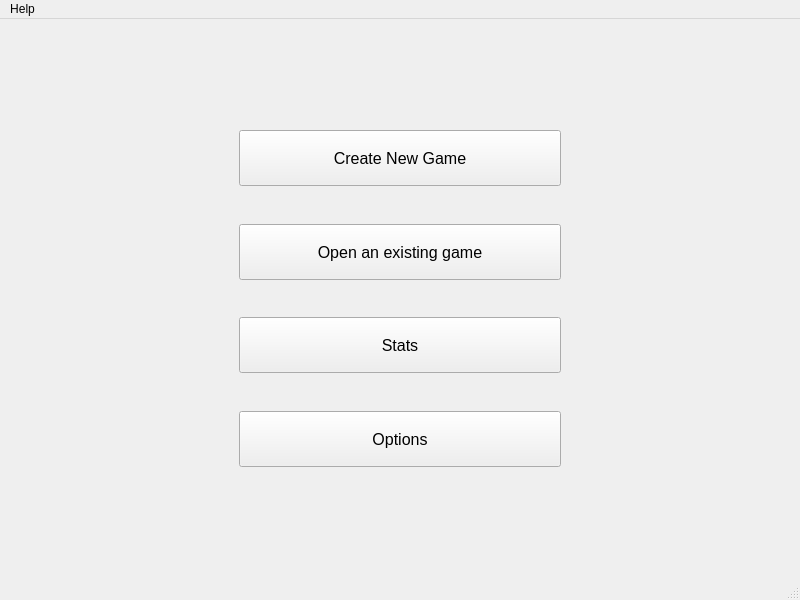
<?xml version="1.0" encoding="UTF-8"?>
<ui version="4.0">
 <class>MainWindow</class>
 <widget class="QMainWindow" name="MainWindow">
  <property name="geometry">
   <rect>
    <x>0</x>
    <y>0</y>
    <width>800</width>
    <height>600</height>
   </rect>
  </property>
  <property name="minimumSize">
   <size>
    <width>800</width>
    <height>600</height>
   </size>
  </property>
  <property name="windowTitle">
   <string>MainWindow</string>
  </property>
  <property name="styleSheet">
   <string notr="true"/>
  </property>
  <widget class="QWidget" name="centralwidget">
   <layout class="QVBoxLayout" name="verticalLayout_2">
    <item>
     <layout class="QHBoxLayout" name="horizontalLayout" stretch="15,23,15">
      <item>
       <spacer name="horizontalSpacer">
        <property name="orientation">
         <enum>Qt::Horizontal</enum>
        </property>
        <property name="sizeHint" stdset="0">
         <size>
          <width>40</width>
          <height>20</height>
         </size>
        </property>
       </spacer>
      </item>
      <item>
       <widget class="QWidget" name="widget" native="true">
        <property name="sizePolicy">
         <sizepolicy hsizetype="Preferred" vsizetype="Preferred">
          <horstretch>1</horstretch>
          <verstretch>0</verstretch>
         </sizepolicy>
        </property>
        <layout class="QVBoxLayout" name="verticalLayout" stretch="5,1,2,1,2,1,2,1,5">
         <property name="spacing">
          <number>0</number>
         </property>
         <item>
          <spacer name="verticalSpacer_5">
           <property name="orientation">
            <enum>Qt::Vertical</enum>
           </property>
           <property name="sizeHint" stdset="0">
            <size>
             <width>20</width>
             <height>40</height>
            </size>
           </property>
          </spacer>
         </item>
         <item>
          <widget class="QPushButton" name="new_btn">
           <property name="sizePolicy">
            <sizepolicy hsizetype="Minimum" vsizetype="Fixed">
             <horstretch>1</horstretch>
             <verstretch>1</verstretch>
            </sizepolicy>
           </property>
           <property name="minimumSize">
            <size>
             <width>0</width>
             <height>56</height>
            </size>
           </property>
           <property name="font">
            <font>
             <family>Segoe UI</family>
             <pointsize>12</pointsize>
            </font>
           </property>
           <property name="styleSheet">
            <string notr="true"/>
           </property>
           <property name="text">
            <string>Create New Game</string>
           </property>
          </widget>
         </item>
         <item>
          <spacer name="verticalSpacer_4">
           <property name="orientation">
            <enum>Qt::Vertical</enum>
           </property>
           <property name="sizeHint" stdset="0">
            <size>
             <width>20</width>
             <height>40</height>
            </size>
           </property>
          </spacer>
         </item>
         <item>
          <widget class="QPushButton" name="open_btn">
           <property name="sizePolicy">
            <sizepolicy hsizetype="Minimum" vsizetype="Fixed">
             <horstretch>1</horstretch>
             <verstretch>0</verstretch>
            </sizepolicy>
           </property>
           <property name="minimumSize">
            <size>
             <width>0</width>
             <height>56</height>
            </size>
           </property>
           <property name="font">
            <font>
             <family>Segoe UI</family>
             <pointsize>12</pointsize>
            </font>
           </property>
           <property name="text">
            <string>Open an existing game</string>
           </property>
          </widget>
         </item>
         <item>
          <spacer name="verticalSpacer_3">
           <property name="orientation">
            <enum>Qt::Vertical</enum>
           </property>
           <property name="sizeHint" stdset="0">
            <size>
             <width>20</width>
             <height>40</height>
            </size>
           </property>
          </spacer>
         </item>
         <item>
          <widget class="QPushButton" name="stats_btn">
           <property name="sizePolicy">
            <sizepolicy hsizetype="Minimum" vsizetype="Fixed">
             <horstretch>1</horstretch>
             <verstretch>0</verstretch>
            </sizepolicy>
           </property>
           <property name="minimumSize">
            <size>
             <width>0</width>
             <height>56</height>
            </size>
           </property>
           <property name="font">
            <font>
             <family>Segoe UI</family>
             <pointsize>12</pointsize>
            </font>
           </property>
           <property name="styleSheet">
            <string notr="true">/*background-color : rgb(255,143,143)*/</string>
           </property>
           <property name="text">
            <string>Stats</string>
           </property>
          </widget>
         </item>
         <item>
          <spacer name="verticalSpacer_2">
           <property name="orientation">
            <enum>Qt::Vertical</enum>
           </property>
           <property name="sizeHint" stdset="0">
            <size>
             <width>20</width>
             <height>40</height>
            </size>
           </property>
          </spacer>
         </item>
         <item>
          <widget class="QPushButton" name="options_btn">
           <property name="sizePolicy">
            <sizepolicy hsizetype="Minimum" vsizetype="Fixed">
             <horstretch>1</horstretch>
             <verstretch>0</verstretch>
            </sizepolicy>
           </property>
           <property name="minimumSize">
            <size>
             <width>0</width>
             <height>56</height>
            </size>
           </property>
           <property name="font">
            <font>
             <family>Segoe UI</family>
             <pointsize>12</pointsize>
            </font>
           </property>
           <property name="styleSheet">
            <string notr="true"/>
           </property>
           <property name="text">
            <string>Options</string>
           </property>
          </widget>
         </item>
         <item>
          <spacer name="verticalSpacer">
           <property name="orientation">
            <enum>Qt::Vertical</enum>
           </property>
           <property name="sizeHint" stdset="0">
            <size>
             <width>20</width>
             <height>40</height>
            </size>
           </property>
          </spacer>
         </item>
        </layout>
       </widget>
      </item>
      <item>
       <spacer name="horizontalSpacer_2">
        <property name="orientation">
         <enum>Qt::Horizontal</enum>
        </property>
        <property name="sizeHint" stdset="0">
         <size>
          <width>40</width>
          <height>20</height>
         </size>
        </property>
       </spacer>
      </item>
     </layout>
    </item>
   </layout>
  </widget>
  <widget class="QMenuBar" name="menubar">
   <property name="geometry">
    <rect>
     <x>0</x>
     <y>0</y>
     <width>800</width>
     <height>25</height>
    </rect>
   </property>
   <widget class="QMenu" name="menuHelp">
    <property name="title">
     <string>Help</string>
    </property>
    <addaction name="actionHow_to_play"/>
   </widget>
   <addaction name="menuHelp"/>
  </widget>
  <widget class="QStatusBar" name="statusBar"/>
  <action name="actionHow_to_play">
   <property name="text">
    <string>How to play</string>
   </property>
  </action>
 </widget>
 <resources/>
 <connections/>
</ui>
